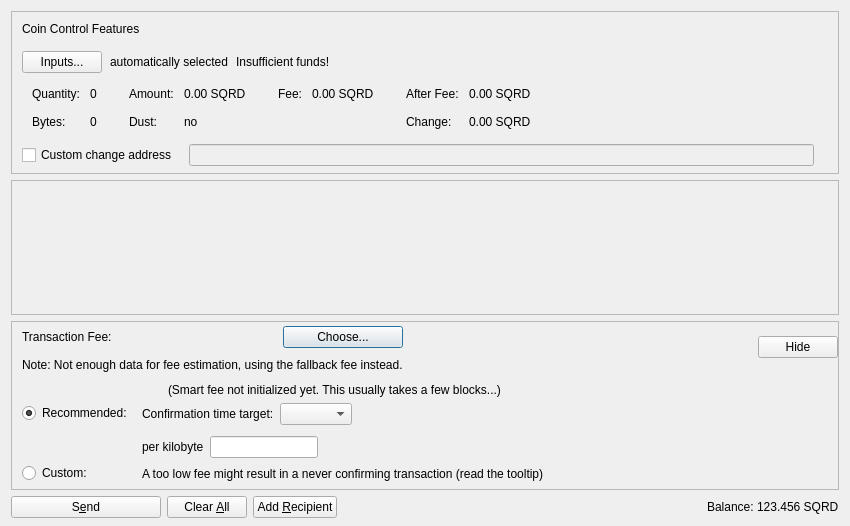
<?xml version="1.0" encoding="UTF-8"?>
<ui version="4.0">
 <class>SendCoinsDialog</class>
 <widget class="QDialog" name="SendCoinsDialog">
  <property name="geometry">
   <rect>
    <x>0</x>
    <y>0</y>
    <width>850</width>
    <height>526</height>
   </rect>
  </property>
  <property name="windowTitle">
   <string>Send Coins</string>
  </property>
  <layout class="QVBoxLayout" name="verticalLayout" stretch="0,1,0,0">
   <property name="bottomMargin">
    <number>8</number>
   </property>
   <item>
    <widget class="QFrame" name="frameCoinControl">
     <property name="sizePolicy">
      <sizepolicy hsizetype="Expanding" vsizetype="Expanding">
       <horstretch>0</horstretch>
       <verstretch>0</verstretch>
      </sizepolicy>
     </property>
     <property name="maximumSize">
      <size>
       <width>16777215</width>
       <height>16777215</height>
      </size>
     </property>
     <property name="frameShape">
      <enum>QFrame::StyledPanel</enum>
     </property>
     <property name="frameShadow">
      <enum>QFrame::Sunken</enum>
     </property>
     <layout class="QVBoxLayout" name="verticalLayoutCoinControl2">
      <property name="spacing">
       <number>0</number>
      </property>
      <property name="leftMargin">
       <number>0</number>
      </property>
      <property name="topMargin">
       <number>0</number>
      </property>
      <property name="rightMargin">
       <number>0</number>
      </property>
      <property name="bottomMargin">
       <number>6</number>
      </property>
      <item>
       <layout class="QVBoxLayout" name="verticalLayoutCoinControl" stretch="0,0,0,0,1">
        <property name="spacing">
         <number>0</number>
        </property>
        <property name="leftMargin">
         <number>10</number>
        </property>
        <property name="topMargin">
         <number>10</number>
        </property>
        <item>
         <layout class="QHBoxLayout" name="horizontalLayoutCoinControl1">
          <property name="bottomMargin">
           <number>15</number>
          </property>
          <item>
           <widget class="QLabel" name="labelCoinControlFeatures">
            <property name="sizePolicy">
             <sizepolicy hsizetype="Preferred" vsizetype="Maximum">
              <horstretch>0</horstretch>
              <verstretch>0</verstretch>
             </sizepolicy>
            </property>
            <property name="text">
             <string>Coin Control Features</string>
            </property>
           </widget>
          </item>
         </layout>
        </item>
        <item>
         <layout class="QHBoxLayout" name="horizontalLayoutCoinControl2" stretch="0,0,0,0">
          <property name="spacing">
           <number>8</number>
          </property>
          <property name="bottomMargin">
           <number>10</number>
          </property>
          <item>
           <widget class="QPushButton" name="pushButtonCoinControl">
            <property name="styleSheet">
             <string notr="true"/>
            </property>
            <property name="text">
             <string>Inputs...</string>
            </property>
            <property name="autoDefault">
             <bool>false</bool>
            </property>
           </widget>
          </item>
          <item>
           <widget class="QLabel" name="labelCoinControlAutomaticallySelected">
            <property name="text">
             <string>automatically selected</string>
            </property>
            <property name="margin">
             <number>5</number>
            </property>
           </widget>
          </item>
          <item>
           <widget class="QLabel" name="labelCoinControlInsuffFunds">
            <property name="text">
             <string>Insufficient funds!</string>
            </property>
            <property name="margin">
             <number>5</number>
            </property>
           </widget>
          </item>
          <item>
           <spacer name="horizontalSpacerCoinControl">
            <property name="orientation">
             <enum>Qt::Horizontal</enum>
            </property>
            <property name="sizeHint" stdset="0">
             <size>
              <width>40</width>
              <height>1</height>
             </size>
            </property>
           </spacer>
          </item>
         </layout>
        </item>
        <item>
         <widget class="QWidget" name="widgetCoinControl" native="true">
          <property name="sizePolicy">
           <sizepolicy hsizetype="Preferred" vsizetype="Preferred">
            <horstretch>0</horstretch>
            <verstretch>0</verstretch>
           </sizepolicy>
          </property>
          <property name="minimumSize">
           <size>
            <width>0</width>
            <height>0</height>
           </size>
          </property>
          <property name="styleSheet">
           <string notr="true"/>
          </property>
          <layout class="QHBoxLayout" name="horizontalLayoutCoinControl5">
           <property name="leftMargin">
            <number>0</number>
           </property>
           <property name="topMargin">
            <number>0</number>
           </property>
           <property name="rightMargin">
            <number>0</number>
           </property>
           <property name="bottomMargin">
            <number>0</number>
           </property>
           <item>
            <layout class="QHBoxLayout" name="horizontalLayoutCoinControl3" stretch="0,0,0,1">
             <property name="spacing">
              <number>20</number>
             </property>
             <property name="topMargin">
              <number>0</number>
             </property>
             <property name="bottomMargin">
              <number>10</number>
             </property>
             <item>
              <layout class="QFormLayout" name="formLayoutCoinControl1">
               <property name="horizontalSpacing">
                <number>10</number>
               </property>
               <property name="verticalSpacing">
                <number>14</number>
               </property>
               <property name="leftMargin">
                <number>10</number>
               </property>
               <property name="topMargin">
                <number>4</number>
               </property>
               <property name="rightMargin">
                <number>6</number>
               </property>
               <item row="0" column="0">
                <widget class="QLabel" name="labelCoinControlQuantityText">
                 <property name="text">
                  <string>Quantity:</string>
                 </property>
                 <property name="margin">
                  <number>0</number>
                 </property>
                </widget>
               </item>
               <item row="0" column="1">
                <widget class="QLabel" name="labelCoinControlQuantity">
                 <property name="cursor">
                  <cursorShape>IBeamCursor</cursorShape>
                 </property>
                 <property name="contextMenuPolicy">
                  <enum>Qt::ActionsContextMenu</enum>
                 </property>
                 <property name="text">
                  <string notr="true">0</string>
                 </property>
                 <property name="margin">
                  <number>0</number>
                 </property>
                 <property name="textInteractionFlags">
                  <set>Qt::LinksAccessibleByMouse|Qt::TextSelectableByKeyboard|Qt::TextSelectableByMouse</set>
                 </property>
                </widget>
               </item>
               <item row="1" column="0">
                <widget class="QLabel" name="labelCoinControlBytesText">
                 <property name="text">
                  <string>Bytes:</string>
                 </property>
                </widget>
               </item>
               <item row="1" column="1">
                <widget class="QLabel" name="labelCoinControlBytes">
                 <property name="cursor">
                  <cursorShape>IBeamCursor</cursorShape>
                 </property>
                 <property name="contextMenuPolicy">
                  <enum>Qt::ActionsContextMenu</enum>
                 </property>
                 <property name="text">
                  <string notr="true">0</string>
                 </property>
                 <property name="textInteractionFlags">
                  <set>Qt::LinksAccessibleByMouse|Qt::TextSelectableByKeyboard|Qt::TextSelectableByMouse</set>
                 </property>
                </widget>
               </item>
              </layout>
             </item>
             <item>
              <layout class="QFormLayout" name="formLayoutCoinControl2">
               <property name="horizontalSpacing">
                <number>10</number>
               </property>
               <property name="verticalSpacing">
                <number>14</number>
               </property>
               <property name="leftMargin">
                <number>6</number>
               </property>
               <property name="topMargin">
                <number>4</number>
               </property>
               <property name="rightMargin">
                <number>6</number>
               </property>
               <item row="0" column="0">
                <widget class="QLabel" name="labelCoinControlAmountText">
                 <property name="text">
                  <string>Amount:</string>
                 </property>
                 <property name="margin">
                  <number>0</number>
                 </property>
                </widget>
               </item>
               <item row="0" column="1">
                <widget class="QLabel" name="labelCoinControlAmount">
                 <property name="cursor">
                  <cursorShape>IBeamCursor</cursorShape>
                 </property>
                 <property name="contextMenuPolicy">
                  <enum>Qt::ActionsContextMenu</enum>
                 </property>
                 <property name="text">
                  <string notr="true">0.00 SQRD</string>
                 </property>
                 <property name="textInteractionFlags">
                  <set>Qt::LinksAccessibleByMouse|Qt::TextSelectableByKeyboard|Qt::TextSelectableByMouse</set>
                 </property>
                </widget>
               </item>
               <item row="1" column="0">
                <widget class="QLabel" name="labelCoinControlLowOutputText">
                 <property name="text">
                  <string>Dust:</string>
                 </property>
                </widget>
               </item>
               <item row="1" column="1">
                <widget class="QLabel" name="labelCoinControlLowOutput">
                 <property name="cursor">
                  <cursorShape>IBeamCursor</cursorShape>
                 </property>
                 <property name="contextMenuPolicy">
                  <enum>Qt::ActionsContextMenu</enum>
                 </property>
                 <property name="text">
                  <string notr="true">no</string>
                 </property>
                 <property name="textInteractionFlags">
                  <set>Qt::LinksAccessibleByMouse|Qt::TextSelectableByKeyboard|Qt::TextSelectableByMouse</set>
                 </property>
                </widget>
               </item>
              </layout>
             </item>
             <item>
              <layout class="QFormLayout" name="formLayoutCoinControl3">
               <property name="horizontalSpacing">
                <number>10</number>
               </property>
               <property name="verticalSpacing">
                <number>14</number>
               </property>
               <property name="leftMargin">
                <number>6</number>
               </property>
               <property name="topMargin">
                <number>4</number>
               </property>
               <property name="rightMargin">
                <number>6</number>
               </property>
               <item row="0" column="0">
                <widget class="QLabel" name="labelCoinControlFeeText">
                 <property name="text">
                  <string>Fee:</string>
                 </property>
                 <property name="margin">
                  <number>0</number>
                 </property>
                </widget>
               </item>
               <item row="0" column="1">
                <widget class="QLabel" name="labelCoinControlFee">
                 <property name="cursor">
                  <cursorShape>IBeamCursor</cursorShape>
                 </property>
                 <property name="contextMenuPolicy">
                  <enum>Qt::ActionsContextMenu</enum>
                 </property>
                 <property name="text">
                  <string notr="true">0.00 SQRD</string>
                 </property>
                 <property name="textInteractionFlags">
                  <set>Qt::LinksAccessibleByMouse|Qt::TextSelectableByKeyboard|Qt::TextSelectableByMouse</set>
                 </property>
                </widget>
               </item>
              </layout>
             </item>
             <item>
              <layout class="QFormLayout" name="formLayoutCoinControl4">
               <property name="horizontalSpacing">
                <number>10</number>
               </property>
               <property name="verticalSpacing">
                <number>14</number>
               </property>
               <property name="leftMargin">
                <number>6</number>
               </property>
               <property name="topMargin">
                <number>4</number>
               </property>
               <property name="rightMargin">
                <number>6</number>
               </property>
               <item row="0" column="0">
                <widget class="QLabel" name="labelCoinControlAfterFeeText">
                 <property name="text">
                  <string>After Fee:</string>
                 </property>
                 <property name="margin">
                  <number>0</number>
                 </property>
                </widget>
               </item>
               <item row="0" column="1">
                <widget class="QLabel" name="labelCoinControlAfterFee">
                 <property name="cursor">
                  <cursorShape>IBeamCursor</cursorShape>
                 </property>
                 <property name="contextMenuPolicy">
                  <enum>Qt::ActionsContextMenu</enum>
                 </property>
                 <property name="text">
                  <string notr="true">0.00 SQRD</string>
                 </property>
                 <property name="textInteractionFlags">
                  <set>Qt::LinksAccessibleByMouse|Qt::TextSelectableByKeyboard|Qt::TextSelectableByMouse</set>
                 </property>
                </widget>
               </item>
               <item row="1" column="0">
                <widget class="QLabel" name="labelCoinControlChangeText">
                 <property name="text">
                  <string>Change:</string>
                 </property>
                </widget>
               </item>
               <item row="1" column="1">
                <widget class="QLabel" name="labelCoinControlChange">
                 <property name="cursor">
                  <cursorShape>IBeamCursor</cursorShape>
                 </property>
                 <property name="contextMenuPolicy">
                  <enum>Qt::ActionsContextMenu</enum>
                 </property>
                 <property name="text">
                  <string notr="true">0.00 SQRD</string>
                 </property>
                 <property name="textInteractionFlags">
                  <set>Qt::LinksAccessibleByMouse|Qt::TextSelectableByKeyboard|Qt::TextSelectableByMouse</set>
                 </property>
                </widget>
               </item>
              </layout>
             </item>
            </layout>
           </item>
          </layout>
         </widget>
        </item>
        <item>
         <layout class="QHBoxLayout" name="horizontalLayoutCoinControl4" stretch="0,0,0">
          <property name="spacing">
           <number>12</number>
          </property>
          <property name="sizeConstraint">
           <enum>QLayout::SetDefaultConstraint</enum>
          </property>
          <property name="topMargin">
           <number>5</number>
          </property>
          <property name="rightMargin">
           <number>5</number>
          </property>
          <item>
           <widget class="QCheckBox" name="checkBoxCoinControlChange">
            <property name="toolTip">
             <string>If this is activated, but the change address is empty or invalid, change will be sent to a newly generated address.</string>
            </property>
            <property name="text">
             <string>Custom change address</string>
            </property>
           </widget>
          </item>
          <item>
           <widget class="QValidatedLineEdit" name="lineEditCoinControlChange">
            <property name="enabled">
             <bool>false</bool>
            </property>
            <property name="sizePolicy">
             <sizepolicy hsizetype="Expanding" vsizetype="Fixed">
              <horstretch>0</horstretch>
              <verstretch>0</verstretch>
             </sizepolicy>
            </property>
           </widget>
          </item>
          <item>
           <widget class="QLabel" name="labelCoinControlChangeLabel">
            <property name="sizePolicy">
             <sizepolicy hsizetype="Preferred" vsizetype="Expanding">
              <horstretch>0</horstretch>
              <verstretch>0</verstretch>
             </sizepolicy>
            </property>
            <property name="minimumSize">
             <size>
              <width>0</width>
              <height>0</height>
             </size>
            </property>
            <property name="text">
             <string/>
            </property>
            <property name="margin">
             <number>3</number>
            </property>
           </widget>
          </item>
         </layout>
        </item>
        <item>
         <spacer name="verticalSpacerCoinControl">
          <property name="orientation">
           <enum>Qt::Vertical</enum>
          </property>
          <property name="sizeHint" stdset="0">
           <size>
            <width>800</width>
            <height>1</height>
           </size>
          </property>
         </spacer>
        </item>
       </layout>
      </item>
     </layout>
    </widget>
   </item>
   <item>
    <widget class="QScrollArea" name="scrollArea">
     <property name="widgetResizable">
      <bool>true</bool>
     </property>
     <widget class="QWidget" name="scrollAreaWidgetContents">
      <property name="geometry">
       <rect>
        <x>0</x>
        <y>0</y>
        <width>830</width>
        <height>104</height>
       </rect>
      </property>
      <layout class="QVBoxLayout" name="verticalLayout_2" stretch="0,1">
       <property name="leftMargin">
        <number>0</number>
       </property>
       <property name="topMargin">
        <number>0</number>
       </property>
       <property name="rightMargin">
        <number>0</number>
       </property>
       <property name="bottomMargin">
        <number>0</number>
       </property>
       <item>
        <layout class="QVBoxLayout" name="entries">
         <property name="spacing">
          <number>6</number>
         </property>
        </layout>
       </item>
       <item>
        <spacer name="verticalSpacer">
         <property name="orientation">
          <enum>Qt::Vertical</enum>
         </property>
         <property name="sizeHint" stdset="0">
          <size>
           <width>20</width>
           <height>40</height>
          </size>
         </property>
        </spacer>
       </item>
      </layout>
     </widget>
    </widget>
   </item>
   <item>
    <widget class="QFrame" name="frameFee">
     <property name="sizePolicy">
      <sizepolicy hsizetype="Expanding" vsizetype="Expanding">
       <horstretch>0</horstretch>
       <verstretch>0</verstretch>
      </sizepolicy>
     </property>
     <property name="maximumSize">
      <size>
       <width>16777215</width>
       <height>16777215</height>
      </size>
     </property>
     <property name="frameShape">
      <enum>QFrame::StyledPanel</enum>
     </property>
     <property name="frameShadow">
      <enum>QFrame::Sunken</enum>
     </property>
     <layout class="QVBoxLayout" name="verticalLayoutFee1">
      <property name="spacing">
       <number>0</number>
      </property>
      <property name="leftMargin">
       <number>0</number>
      </property>
      <property name="topMargin">
       <number>0</number>
      </property>
      <property name="rightMargin">
       <number>0</number>
      </property>
      <property name="bottomMargin">
       <number>0</number>
      </property>
      <item>
       <layout class="QVBoxLayout" name="verticalLayoutFee2" stretch="0,0,0">
        <property name="spacing">
         <number>0</number>
        </property>
        <property name="leftMargin">
         <number>10</number>
        </property>
        <property name="topMargin">
         <number>0</number>
        </property>
        <item>
         <layout class="QHBoxLayout" name="horizontalLayoutFee1">
          <property name="bottomMargin">
           <number>0</number>
          </property>
          <item>
           <layout class="QVBoxLayout" name="verticalLayoutFee7">
            <property name="spacing">
             <number>0</number>
            </property>
            <item>
             <spacer name="verticalSpacerSmartFee">
              <property name="orientation">
               <enum>Qt::Vertical</enum>
              </property>
              <property name="sizeType">
               <enum>QSizePolicy::Fixed</enum>
              </property>
              <property name="sizeHint" stdset="0">
               <size>
                <width>1</width>
                <height>4</height>
               </size>
              </property>
             </spacer>
            </item>
            <item>
             <layout class="QHBoxLayout" name="horizontalLayoutSmartFee">
              <property name="spacing">
               <number>10</number>
              </property>
              <item>
               <widget class="QLabel" name="labelFeeHeadline">
                <property name="sizePolicy">
                 <sizepolicy hsizetype="Preferred" vsizetype="Maximum">
                  <horstretch>0</horstretch>
                  <verstretch>0</verstretch>
                 </sizepolicy>
                </property>
                <property name="text">
                 <string>Transaction Fee:</string>
                </property>
               </widget>
              </item>
              <item>
               <widget class="QLabel" name="labelFeeMinimized">
                <property name="text">
                 <string/>
                </property>
               </widget>
              </item>
              <item>
               <widget class="QPushButton" name="buttonChooseFee">
                <property name="text">
                 <string>Choose...</string>
                </property>
               </widget>
              </item>
             </layout>
            </item>
            <item>
             <spacer name="verticalSpacer_7">
              <property name="orientation">
               <enum>Qt::Vertical</enum>
              </property>
              <property name="sizeHint" stdset="0">
               <size>
                <width>1</width>
                <height>10</height>
               </size>
              </property>
             </spacer>
            </item>
            <item>
             <widget class="QLabel" name="fallbackFeeWarningLabel">
              <property name="toolTip">
               <string>Using the fallbackfee can result in sending a transaction that will take several hours or days (or never) to confirm. Consider choosing your fee manually or wait until you have validated the complete chain.</string>
              </property>
              <property name="text">
               <string>Note: Not enough data for fee estimation, using the fallback fee instead.</string>
              </property>
              <property name="wordWrap">
               <bool>false</bool>
              </property>
             </widget>
            </item>
            <item>
             <spacer name="verticalSpacer_5">
              <property name="orientation">
               <enum>Qt::Vertical</enum>
              </property>
              <property name="sizeHint" stdset="0">
               <size>
                <width>1</width>
                <height>1</height>
               </size>
              </property>
             </spacer>
            </item>
           </layout>
          </item>
          <item>
           <spacer name="horizontalSpacer_4">
            <property name="orientation">
             <enum>Qt::Horizontal</enum>
            </property>
            <property name="sizeHint" stdset="0">
             <size>
              <width>1</width>
              <height>1</height>
             </size>
            </property>
           </spacer>
          </item>
          <item>
           <widget class="QPushButton" name="buttonMinimizeFee">
            <property name="toolTip">
             <string>Hide transaction fee settings</string>
            </property>
            <property name="text">
             <string>Hide</string>
            </property>
           </widget>
          </item>
         </layout>
        </item>
        <item>
         <widget class="QFrame" name="frameFeeSelection">
          <layout class="QVBoxLayout" name="verticalLayoutFee12">
           <property name="spacing">
            <number>0</number>
           </property>
           <property name="leftMargin">
            <number>0</number>
           </property>
           <property name="topMargin">
            <number>0</number>
           </property>
           <property name="rightMargin">
            <number>0</number>
           </property>
           <property name="bottomMargin">
            <number>0</number>
           </property>
           <item>
            <layout class="QGridLayout" name="gridLayoutFee">
             <property name="topMargin">
              <number>10</number>
             </property>
             <property name="bottomMargin">
              <number>4</number>
             </property>
             <property name="horizontalSpacing">
              <number>10</number>
             </property>
             <property name="verticalSpacing">
              <number>4</number>
             </property>
             <item row="1" column="1">
              <layout class="QVBoxLayout" name="verticalLayoutFee8">
               <property name="spacing">
                <number>6</number>
               </property>
               <property name="topMargin">
                <number>3</number>
               </property>
               <item>
                <layout class="QHBoxLayout" name="horizontalLayoutFee13" stretch="0,0,1">
                 <item>
                  <widget class="QLabel" name="labelCustomPerKilobyte">
                   <property name="toolTip">
                    <string>If the custom fee is set to 1000 Squish and the transaction is only 250 bytes, then &quot;per kilobyte&quot; only pays 250 Squish in fee,&lt;br /&gt;while &quot;at least&quot; pays 1000 Squish. For transactions bigger than a kilobyte both pay by kilobyte.</string>
                   </property>
                   <property name="text">
                    <string>per kilobyte</string>
                   </property>
                  </widget>
                 </item>
                 <item>
                  <widget class="BitcoinAmountField" name="customFee"/>
                 </item>
                 <item>
                  <spacer name="horizontalSpacer_6">
                   <property name="orientation">
                    <enum>Qt::Horizontal</enum>
                   </property>
                   <property name="sizeHint" stdset="0">
                    <size>
                     <width>1</width>
                     <height>1</height>
                    </size>
                   </property>
                  </spacer>
                 </item>
                </layout>
               </item>
               <item>
                <layout class="QHBoxLayout" name="horizontalLayoutFee8">
                 <item>
                  <widget class="QLabel" name="labelCustomFeeWarning">
                   <property name="enabled">
                    <bool>true</bool>
                   </property>
                   <property name="toolTip">
                    <string>When there is less transaction volume than space in the blocks, miners as well as relaying nodes may enforce a minimum fee. Paying only this minimum fee is just fine, but be aware that this can result in a never confirming transaction once there is more demand for squardcoin transactions than the network can process.</string>
                   </property>
                   <property name="text">
                    <string>A too low fee might result in a never confirming transaction (read the tooltip)</string>
                   </property>
                  </widget>
                 </item>
                 <item>
                  <spacer name="horizontalSpacer_2">
                   <property name="orientation">
                    <enum>Qt::Horizontal</enum>
                   </property>
                   <property name="sizeHint" stdset="0">
                    <size>
                     <width>1</width>
                     <height>1</height>
                    </size>
                   </property>
                  </spacer>
                 </item>
                </layout>
               </item>
              </layout>
             </item>
             <item row="0" column="0">
              <layout class="QVBoxLayout" name="verticalLayoutFee4" stretch="0,1">
               <property name="topMargin">
                <number>20</number>
               </property>
               <property name="bottomMargin">
                <number>3</number>
               </property>
               <item>
                <widget class="QRadioButton" name="radioSmartFee">
                 <property name="text">
                  <string>Recommended:</string>
                 </property>
                 <property name="checked">
                  <bool>true</bool>
                 </property>
                 <attribute name="buttonGroup">
                  <string notr="true">groupFee</string>
                 </attribute>
                </widget>
               </item>
               <item>
                <spacer name="verticalSpacer_2">
                 <property name="orientation">
                  <enum>Qt::Vertical</enum>
                 </property>
                 <property name="sizeHint" stdset="0">
                  <size>
                   <width>1</width>
                   <height>1</height>
                  </size>
                 </property>
                </spacer>
               </item>
              </layout>
             </item>
             <item row="1" column="0">
              <layout class="QVBoxLayout" name="verticalLayoutFee9" stretch="0,1">
               <property name="topMargin">
                <number>30</number>
               </property>
               <item>
                <widget class="QRadioButton" name="radioCustomFee">
                 <property name="text">
                  <string>Custom:</string>
                 </property>
                 <attribute name="buttonGroup">
                  <string notr="true">groupFee</string>
                 </attribute>
                </widget>
               </item>
               <item>
                <spacer name="verticalSpacer_6">
                 <property name="orientation">
                  <enum>Qt::Vertical</enum>
                 </property>
                 <property name="sizeHint" stdset="0">
                  <size>
                   <width>1</width>
                   <height>1</height>
                  </size>
                 </property>
                </spacer>
               </item>
              </layout>
             </item>
             <item row="0" column="1">
              <layout class="QVBoxLayout" name="verticalLayoutFee3" stretch="0,0,1">
               <property name="spacing">
                <number>6</number>
               </property>
               <property name="topMargin">
                <number>0</number>
               </property>
               <property name="bottomMargin">
                <number>3</number>
               </property>
               <item>
                <layout class="QHBoxLayout" name="horizontalLayoutFee12">
                 <item>
                  <widget class="QLabel" name="labelSmartFee">
                   <property name="text">
                    <string/>
                   </property>
                  </widget>
                 </item>
                 <item>
                  <widget class="QLabel" name="labelFeeEstimation">
                   <property name="text">
                    <string/>
                   </property>
                  </widget>
                 </item>
                 <item>
                  <widget class="QLabel" name="labelSmartFee2">
                   <property name="text">
                    <string>(Smart fee not initialized yet. This usually takes a few blocks...)</string>
                   </property>
                  </widget>
                 </item>
                 <item>
                  <spacer name="horizontalSpacer_5">
                   <property name="orientation">
                    <enum>Qt::Horizontal</enum>
                   </property>
                   <property name="sizeHint" stdset="0">
                    <size>
                     <width>1</width>
                     <height>1</height>
                    </size>
                   </property>
                  </spacer>
                 </item>
                </layout>
               </item>
               <item>
                <layout class="QHBoxLayout" name="horizontalLayoutFee9">
                 <item>
                  <layout class="QVBoxLayout" name="verticalLayoutFee6">
                   <item>
                    <widget class="QLabel" name="labelSmartFee3">
                     <property name="text">
                      <string>Confirmation time target:</string>
                     </property>
                    </widget>
                   </item>
                  </layout>
                 </item>
                 <item>
                  <layout class="QVBoxLayout" name="verticalLayoutFee5">
                   <property name="rightMargin">
                    <number>30</number>
                   </property>
                   <item>
                    <layout class="QHBoxLayout" name="horizontalLayoutConfTarget">
                     <property name="bottomMargin">
                      <number>0</number>
                     </property>
                     <item>
                      <widget class="QComboBox" name="confTargetSelector"/>
                     </item>
                     <item>
                      <spacer name="horizontalSpacerConfTarget">
                       <property name="orientation">
                        <enum>Qt::Horizontal</enum>
                       </property>
                       <property name="sizeHint" stdset="0">
                        <size>
                         <width>40</width>
                         <height>20</height>
                        </size>
                       </property>
                      </spacer>
                     </item>
                    </layout>
                   </item>
                  </layout>
                 </item>
                </layout>
               </item>
               <item>
                <spacer name="verticalSpacer_4">
                 <property name="orientation">
                  <enum>Qt::Vertical</enum>
                 </property>
                 <property name="sizeHint" stdset="0">
                  <size>
                   <width>1</width>
                   <height>1</height>
                  </size>
                 </property>
                </spacer>
               </item>
              </layout>
             </item>
            </layout>
           </item>
          </layout>
         </widget>
        </item>
        <item>
         <spacer name="verticalSpacerFee">
          <property name="orientation">
           <enum>Qt::Vertical</enum>
          </property>
          <property name="sizeHint" stdset="0">
           <size>
            <width>800</width>
            <height>1</height>
           </size>
          </property>
         </spacer>
        </item>
       </layout>
      </item>
     </layout>
    </widget>
   </item>
   <item>
    <layout class="QHBoxLayout" name="horizontalLayout">
     <item>
      <widget class="QPushButton" name="sendButton">
       <property name="minimumSize">
        <size>
         <width>150</width>
         <height>0</height>
        </size>
       </property>
       <property name="toolTip">
        <string>Confirm the send action</string>
       </property>
       <property name="text">
        <string>S&amp;end</string>
       </property>
       <property name="autoDefault">
        <bool>false</bool>
       </property>
       <property name="default">
        <bool>false</bool>
       </property>
      </widget>
     </item>
     <item>
      <widget class="QPushButton" name="clearButton">
       <property name="sizePolicy">
        <sizepolicy hsizetype="Minimum" vsizetype="Fixed">
         <horstretch>0</horstretch>
         <verstretch>0</verstretch>
        </sizepolicy>
       </property>
       <property name="toolTip">
        <string>Clear all fields of the form.</string>
       </property>
       <property name="text">
        <string>Clear &amp;All</string>
       </property>
       <property name="autoDefault">
        <bool>false</bool>
       </property>
      </widget>
     </item>
     <item>
      <widget class="QPushButton" name="addButton">
       <property name="toolTip">
        <string>Send to multiple recipients at once</string>
       </property>
       <property name="text">
        <string>Add &amp;Recipient</string>
       </property>
       <property name="autoDefault">
        <bool>false</bool>
       </property>
      </widget>
     </item>
     <item>
      <spacer name="horizontalSpacer">
       <property name="orientation">
        <enum>Qt::Horizontal</enum>
       </property>
       <property name="sizeHint" stdset="0">
        <size>
         <width>40</width>
         <height>20</height>
        </size>
       </property>
      </spacer>
     </item>
     <item>
      <layout class="QHBoxLayout" name="horizontalLayout_2">
       <property name="spacing">
        <number>3</number>
       </property>
       <item>
        <widget class="QLabel" name="labelBalanceName">
         <property name="text">
          <string>Balance:</string>
         </property>
        </widget>
       </item>
       <item>
        <widget class="QLabel" name="labelBalance">
         <property name="sizePolicy">
          <sizepolicy hsizetype="Preferred" vsizetype="Preferred">
           <horstretch>0</horstretch>
           <verstretch>0</verstretch>
          </sizepolicy>
         </property>
         <property name="cursor">
          <cursorShape>IBeamCursor</cursorShape>
         </property>
         <property name="text">
          <string notr="true">123.456 SQRD</string>
         </property>
         <property name="textInteractionFlags">
          <set>Qt::LinksAccessibleByMouse|Qt::TextSelectableByKeyboard|Qt::TextSelectableByMouse</set>
         </property>
        </widget>
       </item>
      </layout>
     </item>
    </layout>
   </item>
  </layout>
 </widget>
 <customwidgets>
  <customwidget>
   <class>QValidatedLineEdit</class>
   <extends>QLineEdit</extends>
   <header>qt/qvalidatedlineedit.h</header>
  </customwidget>
  <customwidget>
   <class>BitcoinAmountField</class>
   <extends>QLineEdit</extends>
   <header>qt/bitcoinamountfield.h</header>
   <container>1</container>
  </customwidget>
 </customwidgets>
 <resources>
  <include location="../squardcoin.qrc"/>
 </resources>
 <connections/>
 <buttongroups>
  <buttongroup name="groupFee"/>
 </buttongroups>
</ui>
